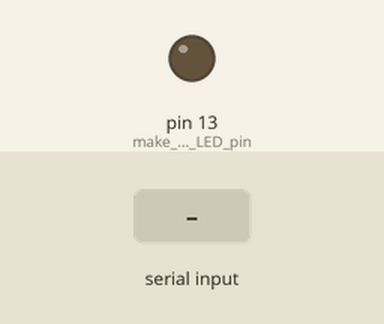
This sketch was run on a simulated Arduino Uno, built with avr-gcc and run on an emulated ATmega328P. On the bench: output pins drawn as LEDs (lit = HIGH). The inputs (shaded band) are chosen by the test bench. What the sketch prints to the serial monitor is not drawn.

Above: at 1.2 s.
1.3 s: "1" received over Serial
At 1.6 s:
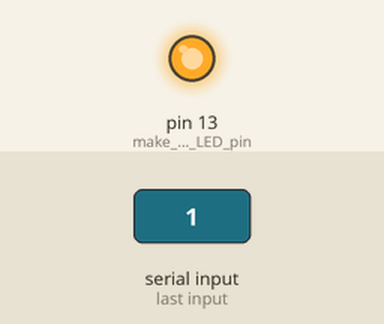
2.8 s: "0" received over Serial
At 3.9 s:
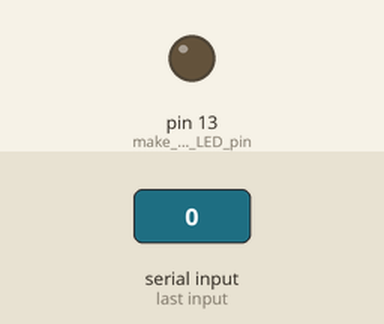
Timing chart, 0 to 5.8 s (numbered marks = the images above; inputs shaded):
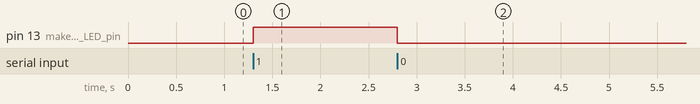

The sketch:

sketch_oct03a.ino
```cpp
void setup() {
  Serial.begin(9600); //initialize serial COM at 9600 baudrate
  pinMode(LED_BUILTIN, OUTPUT); //make the LED pin (13) as output
  digitalWrite (LED_BUILTIN, LOW);
  Serial.println("Hi!, I am Arduino");
}

void loop() {
  byte data = 0;
  while (Serial.available()){
  data = Serial.read();
}

if (data == '1')
digitalWrite (LED_BUILTIN, HIGH);

else if (data == '0')
digitalWrite (LED_BUILTIN, LOW);
}
```

Measured:
- after the input at 1.3 s, pin 13 (make_the_LED_pin): LOW → HIGH at once
- after the input at 2.8 s, pin 13 (make_the_LED_pin): HIGH → LOW at once
